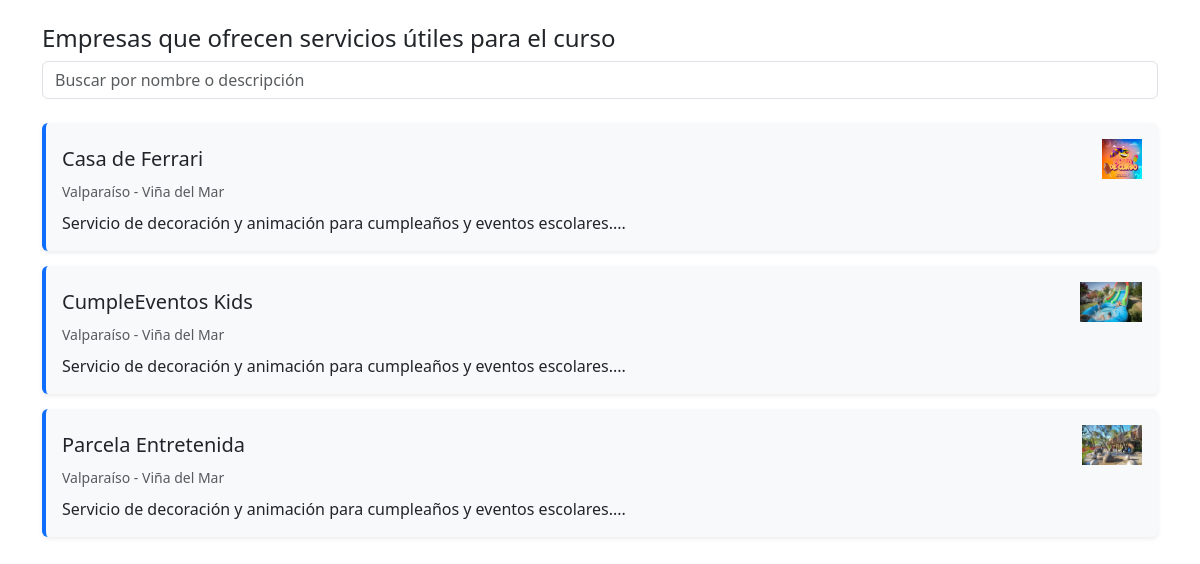
The page /empresas/empresas.php on the database its author committed.
### tables this page shows
CREATE TABLE `empresas` (
  `id` int(11) NOT NULL,
  `nombre` varchar(100) NOT NULL,
  `descripcion` text DEFAULT NULL,
  `telefono` varchar(20) DEFAULT NULL,
  `email` varchar(100) DEFAULT NULL,
  `imagen_principal` varchar(255) DEFAULT NULL,
  `galeria1` varchar(255) DEFAULT NULL,
  `galeria2` varchar(255) DEFAULT NULL,
  `galeria3` varchar(255) DEFAULT NULL,
  `region` varchar(100) DEFAULT NULL,
  `comuna` varchar(100) DEFAULT NULL,
  `clics_telefono` int(11) DEFAULT 0,
  `clics_email` int(11) DEFAULT 0,
  `patrocinada` tinyint(4) NOT NULL
);

### empresas/empresas.php (the view, shortened to what this page needs)
<?php
require '../include/conexion.php';
$buscar = $_GET['buscar'] ?? '';
$page = $_GET['page'] ?? 1;
$pageSize = 10;
$offset = ($page - 1) * $pageSize;
$condiciones = [];
$where = $condiciones ? "WHERE " . implode(" AND ", $condiciones) : "";
$query = "SELECT * FROM empresas $where ORDER BY nombre LIMIT $offset, $pageSize";
$stmt = $conn->prepare($query);
$stmt->execute();
$empresas = $stmt->get_result()->fetch_all(MYSQLI_ASSOC);
?>
<!DOCTYPE html>
<html lang="es">
<head>
  <link href="https://cdn.jsdelivr.net/npm/bootstrap@5.3.0/dist/css/bootstrap.min.css" rel="stylesheet">
</head>
<body>
<div class="container mt-4">
  <h4>Empresas que ofrecen servicios útiles para el curso</h4>
  <form class="mb-4" method="GET">
    <input type="text" name="buscar" class="form-control" placeholder="Buscar por nombre o descripción" value="<?= htmlspecialchars($buscar) ?>">
  </form>
  <?php foreach ($empresas as $e): ?>
    <a href="empresa_detail.php?id=<?= $e['id'] ?>" class="text-decoration-none text-dark">
      <div class="empresa-card shadow-sm rounded p-3">
        <div class="d-flex justify-content-between align-items-center">
          <h5 class="mb-0"><?= htmlspecialchars($e['nombre']) ?></h5>
          <img src="../uploads/empresas/<?= $e['imagen_principal'] ?>" height="40">
        </div>
        <small class="text-muted"><?= $e['region'] ?> - <?= $e['comuna'] ?></small>
        <p class="mb-0 mt-2"><?= substr(htmlspecialchars($e['descripcion']), 0, 120) ?>...</p>
      </div>
    </a>
  <?php endforeach; ?>
</div>
</body>
</html>

### empresas/empresas.php (style rules this page uses)
.empresa-card { border-left: 4px solid #0d6efd; padding: 10px; margin-bottom: 15px; background-color: #f8f9fa; }

### rows shown on the page
empresas: nombre "Casa de Ferrari", imagen_principal (picture), region "Valparaíso", comuna "Viña del Mar", descripcion "Servicio de decoración y animación para cumpleaños y eventos escolares."
empresas: nombre "CumpleEventos Kids", imagen_principal (picture), region "Valparaíso", comuna "Viña del Mar", descripcion "Servicio de decoración y animación para cumpleaños y eventos escolares."
empresas: nombre "Parcela Entretenida", imagen_principal (picture), region "Valparaíso", comuna "Viña del Mar", descripcion "Servicio de decoración y animación para cumpleaños y eventos escolares."
